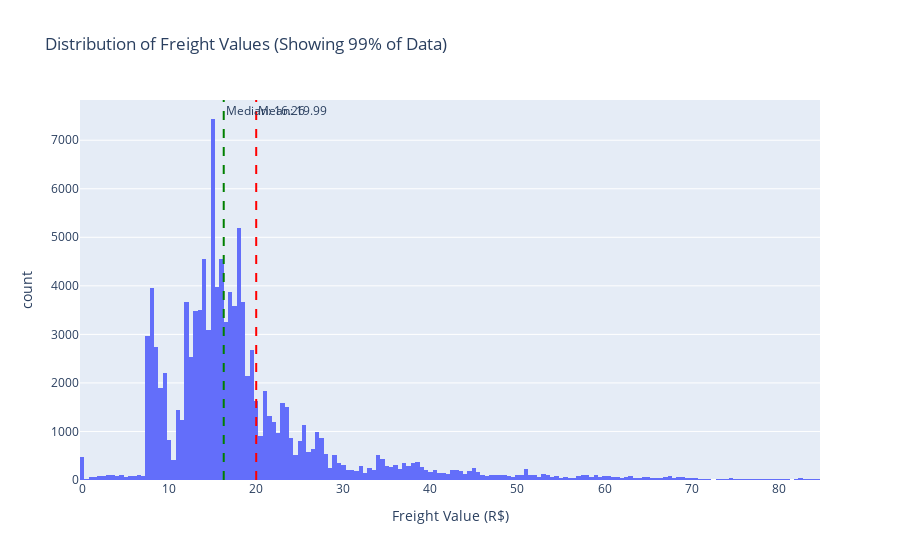

Notebook source saved alongside this figure:
### Code cell
import pandas as pd
import plotly.express as px

# --- Configuration ---
FILE_PATH = "E-commerce/order_items_dataset.csv"

# --- Analysis ---
print("--- Analysis of Freight Cost ---")

try:
    df_items = pd.read_csv(FILE_PATH)

    # --- METHOD 1: Based on Per-Order Percentages ---
    print("\n## Method 1: Analyzing the 'Typical Order' Experience ##")
    order_costs = df_items.groupby('order_id').agg(
        total_freight_value=('freight_value', 'sum'),
        total_price=('price', 'sum')
    ).reset_index()
    order_costs = order_costs[order_costs['total_price'] > 0]
    order_costs['freight_percentage'] = (order_costs['total_freight_value'] / order_costs['total_price']) * 100
    
    mean_of_percentages = order_costs['freight_percentage'].mean()
    median_of_percentages = order_costs['freight_percentage'].median()
    print(f"Mean of Percentages (per order): {mean_of_percentages:.2f}%")
    print(f"Median of Percentages (per order): {median_of_percentages:.2f}%")

    # --- METHOD 2: Based on Grand Totals & Medians ---
    print("\n## Method 2: Analyzing the Overall Business Financials ##")
    
    # Ratio of Totals (Value-Weighted Mean)
    total_freight = df_items['freight_value'].sum()
    total_price = df_items['price'].sum()
    overall_ratio = (total_freight / total_price) * 100
    print(f"Overall Ratio of Totals: {overall_ratio:.2f}%")
    
    # Ratio of Medians (Median-Based)
    median_freight = df_items['freight_value'].median()
    median_price = df_items['price'].median()
    ratio_of_medians = (median_freight / median_price) * 100
    print(f"Ratio of Medians (per item): {ratio_of_medians:.2f}%")
    

    # --- PLOTTING THE DISTRIBUTION ---
    print("\n## Distribution of Freight Values ##")
    
    # Calculate mean and median for plotting
    mean_val = df_items['freight_value'].mean()
    median_val = df_items['freight_value'].median()
    
    # Filter out extreme outliers for better visualization (e.g., top 1%)
    p99 = df_items['freight_value'].quantile(0.99)
    df_for_plot = df_items[df_items['freight_value'] <= p99]

    # Create the histogram
    fig = px.histogram(
        df_for_plot,
        x="freight_value",
        title="Distribution of Freight Values (Showing 99% of Data)",
        labels={'freight_value': 'Freight Value (R$)', 'count': 'Number of Items'}
    )
    
    # Add vertical lines for mean and median to show the skew
    fig.add_vline(x=mean_val, line_dash="dash", line_color="red", annotation_text=f"Mean: {mean_val:.2f}")
    fig.add_vline(x=median_val, line_dash="dash", line_color="green", annotation_text=f"Median: {median_val:.2f}")
    
    fig.show()
    print("Histogram has been generated. The mean being to the right of the median clearly shows the distribution is right-skewed.")

except FileNotFoundError:
    print(f"\nError: The file was not found at '{FILE_PATH}'. Please check the path.")

### Figure 1 — Plotly figure (JSON) as saved in the notebook; plotly's stock layout.template omitted (floating-point values rounded to 4 significant figures; data arrays with more than 128 entries replaced by an {"elided": "..."} marker saying what was removed)
{"data": [{"alignmentgroup": "True", "bingroup": "x", "hovertemplate": "Freight Value (R$)=%{x}<br>count=%{y}<extra></extra>", "legendgroup": "", "marker": {"color": "#636efa", "pattern": {"shape": ""}}, "name": "", "offsetgroup": "", "orientation": "v", "showlegend": false, "type": "histogram", "x": {"elided": "111526 float values"}, "xaxis": "x", "yaxis": "y"}], "layout": {"annotations": [{"showarrow": false, "text": "Mean: 19.99", "x": 19.99, "xanchor": "left", "xref": "x", "y": 1, "yanchor": "top", "yref": "y domain"}, {"showarrow": false, "text": "Median: 16.26", "x": 16.26, "xanchor": "left", "xref": "x", "y": 1, "yanchor": "top", "yref": "y domain"}], "barmode": "relative", "legend": {"tracegroupgap": 0}, "shapes": [{"line": {"color": "red", "dash": "dash"}, "type": "line", "x0": 19.99, "x1": 19.99, "xref": "x", "y0": 0, "y1": 1, "yref": "y domain"}, {"line": {"color": "green", "dash": "dash"}, "type": "line", "x0": 16.26, "x1": 16.26, "xref": "x", "y0": 0, "y1": 1, "yref": "y domain"}], "title": {"text": "Distribution of Freight Values (Showing 99% of Data)"}, "xaxis": {"anchor": "y", "domain": [0, 1], "title": {"text": "Freight Value (R$)"}}, "yaxis": {"anchor": "x", "domain": [0, 1], "title": {"text": "count"}}}}
